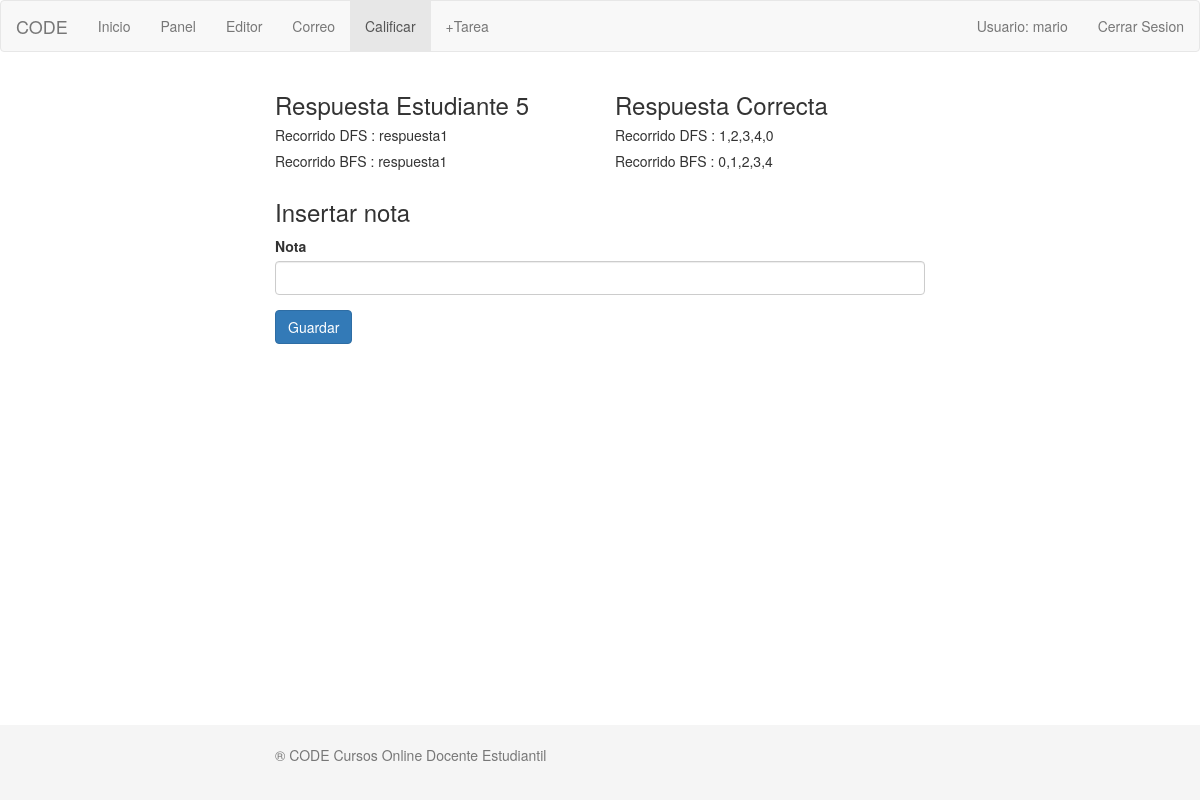
The app's page /insertar_nota.php?id=0&id_tarea=11&id_cal=5 (signed in) with its own data.
### tables this page shows
CREATE TABLE `solucion` (
  `id` int(11) NOT NULL,
  `id_tarea` int(11) NOT NULL,
  `id_usuario` int(11) NOT NULL,
  `rec_dfs` varchar(255) DEFAULT NULL,
  `rec_bfs` varchar(255) DEFAULT NULL
);

CREATE TABLE `ejercicio` (
  `id` int(11) NOT NULL,
  `descripcion` varchar(255) DEFAULT NULL,
  `arbol` varchar(255) DEFAULT NULL,
  `rec_dfs` varchar(255) DEFAULT NULL,
  `rec_bfs` varchar(255) DEFAULT NULL
);

### modelo/Calificacion.php (called while the page is built, shortened)
<?php
require 'BDConeccion.php';
class Calificacion
{
 	public function obtenerTarea($idTarea) {
 		$this->coneccion = new BDConeccion();
 		$this->coneccion->conectar();
 		$resultado = $this->coneccion->consulta("select * from ejercicio where id = ".$idTarea);
 		return $resultado;
 	}
 	public function obtenerSolucion($id_solucion) {
 		$this->coneccion = new BDConeccion();
 		$this->coneccion->conectar();
 		$resultado = $this->coneccion->consulta("select * from solucion where id = ".$id_solucion);
 		return $resultado;
 	}
}

### modelo/BDConeccion.php (called while the page is built, shortened)
<?php
class BDConeccion {
   private $conexion;
   public function conectar()
   {
      if(!isset($this->conexion))
      {
        $this->conexion = (mysql_connect("localhost","root","root")) or die(mysql_error());
      }
   }
     public function consulta($sql)
     {
        $resultado = mysql_query($sql,$this->conexion);
        return $resultado;
    }
}

### insertar_nota.php (the view, shortened to what this page needs)
<?php
if(isset($_SESSION['user'])){
$usuario = $_SESSION['user'];
}
else{
echo '<script>alert("Necesita iniciar sesion para acceder a esta pagina.");</script>';
echo '<script>window.location="index.php";</script>';
}
if(isset($_GET["id"]) && isset($_GET["id"])) {
        $id_solucion = $_GET["id"];
        $id_tarea = $_GET["id_tarea"];
        $id_cal = $_GET["id_cal"];
 }
require 'modelo/Calificacion.php';
$calificacion = new Calificacion();
$tarea = mysql_fetch_array($calificacion->obtenerTarea($id_tarea));
$solucion = mysql_fetch_array($calificacion->obtenerSolucion($id_solucion));
?>
<!DOCTYPE html>
<html lang="">
	<head>
		<link rel="stylesheet" href="css/bootstrap.min.css">
		<link rel="stylesheet" type="text/css" href="css/styles.css?update=12102006">
	</head>
	<body>
		<nav role="navigation" class="navbar navbar-default">
			<div class="navbar-header">
				<a href="#" class="navbar-brand">CODE</a>
			</div>
			<div id="navbarCollapse" class="collapse navbar-collapse">
				<ul class="nav navbar-nav">
					<li><a href="index.php">Inicio</a></li>
					<li ><a href="docente.php">Panel</a></li>
					<li ><a href="editor.php">Editor</a></li>
					<li ><a href="correo.php">Correo</a></li>
					<li class="active"><a href="calificar.php">Calificar</a></li>
					<li ><a href="plusTarea.php">+Tarea</a></li>
				</ul>
				<ul class="nav navbar-nav navbar-right">
					<li><a  data-toggle="collapse" data-target="#collap_user" href="#">Usuario:
					<?php echo ''.$usuario.''?></a></li>
					<li><a href="cerrarSesion.php">Cerrar Sesion</a></li>
				</ul>
			</div>
		</nav>
		<div class="container">
			<div class="row">
				<div class="col-md-6">
					<h3>Respuesta Estudiante <?php echo $id_cal;?></h3>
					<h5>Recorrido DFS : <?php echo $solucion['rec_dfs'];?></h5>
					<h5>Recorrido BFS : <?php echo $solucion['rec_bfs'];?></h5>
				</div>
				<div class="col-md-6">
					<h3>Respuesta Correcta</h3>
					<h5>Recorrido DFS : <?php echo $tarea['rec_dfs'];?></h5>
					<h5>Recorrido BFS : <?php echo $tarea['rec_bfs'];?></h5>
				</div>
				<div class="col-md-12">
					<h3>Insertar nota</h3>
					<form action="procesar_nota.php" method="POST" role="form">
						<div class="form-group">
							<label for="">Nota</label>
							<input type="number" max="10" min="0" class="form-control" name="nota">
						</div>
						<button type="submit" class="btn btn-primary">Guardar</button>
					</form>
				</div>
			</div>
		</div>
		<footer class="footer">
			<div class="container">
				<p class="text-muted">® CODE Cursos Online Docente Estudiantil</p>
			</div>
		</footer>
	</body>
</html>

### css/styles.css (style rules this page uses)
html { position: relative; min-height: 100%; }
body { margin-bottom: 60px; }
.footer { position: absolute; bottom: 0; width: 100%; height: 75px; background-color: #f5f5f5; }
.container { width: auto; max-width: 680px; padding: 0 15px; }
.container .text-muted { margin: 20px 0; }

### records on screen
solucion: rec_dfs "respuesta1", rec_bfs "respuesta1"
ejercicio: rec_dfs "1,2,3,4,0", rec_bfs "0,1,2,3,4"

### other values on screen
$usuario "mario"
$id_cal "5"
